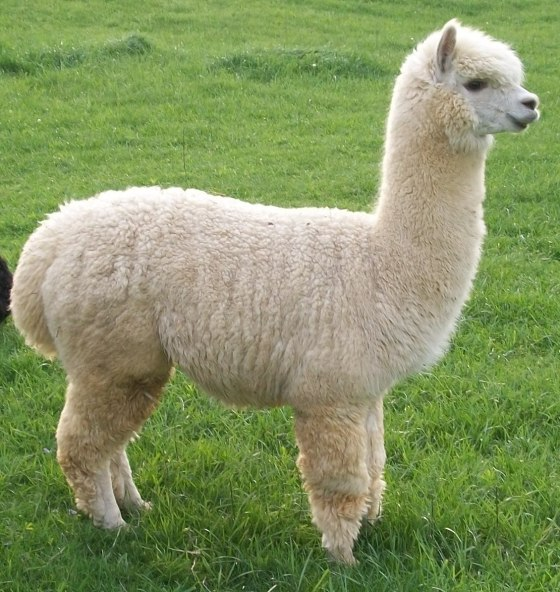
#> input picture image.jpg, 560 x 592 px
$ python changeColours.py
#> lines starting #> are read from the running program, lines starting #| are printed output that depends on the picture
#> further down, image is the input picture: shape (592, 560, 3); mean B, G, R 97.8, 148, 132.4
import cv2

# A simple image display
def displayImage(name, image):
    cv2.imshow(name, image)
    pass

# Convert to grayscale using OpenCV 3.0
# Convert Color method
def toGrayScale(image):
    image_grayscale = cv2.cvtColor(image, cv2.COLOR_BGR2GRAY)
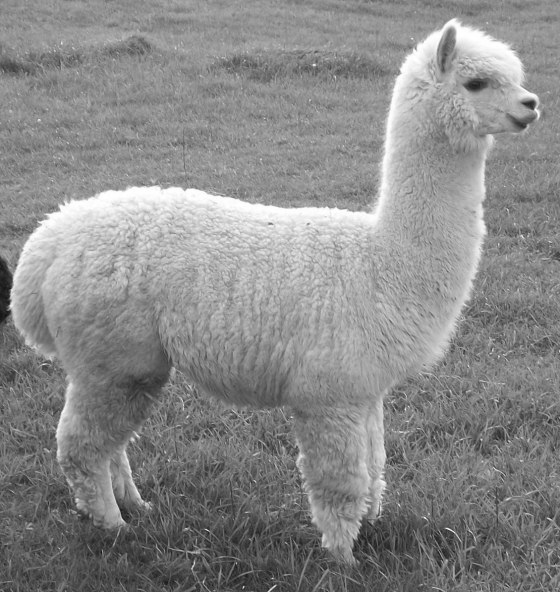
#> image_grayscale: shape (592, 560); min 17, max 255, mean 137.6
    return image_grayscale

# Convert to sepia using manual linear filter
def toSepia(image):
    # Read image width, heigth and colour channels
    i,  j, k = image.shape
#> i = 592; j = 560; k = 3
    # Copy image to new variable
    image_sepia = image
    # Iterate over every pixel
    for x in range(i):
        for y in range(j):
            # Filter red, green and blue with values that represent colours
            # In range of sepia
            R = image[x, y, 2] * 0.393 + image[x, y, 1] * \
                0.769 + image[x, y, 0] * 0.189
            G = image[x, y, 2] * 0.349 + image[x, y, 1] * \
                0.686 + image[x, y, 0] * 0.168
            B = image[x, y, 2] * 0.272 + image[x, y, 1] * \
                0.534 + image[x, y, 0] * 0.131

            # Check if colours are in range [0, 255]
            if R > 255:
                image_sepia[x, y, 2] = 255
            else:
                image_sepia[x, y, 2] = R
            if G > 255:
                image_sepia[x, y, 1] = 255
            else:
                image_sepia[x, y, 1] = G
            if B > 255:
                image_sepia[x, y, 0] = 255
            else:
                image_sepia[x, y, 0] = B
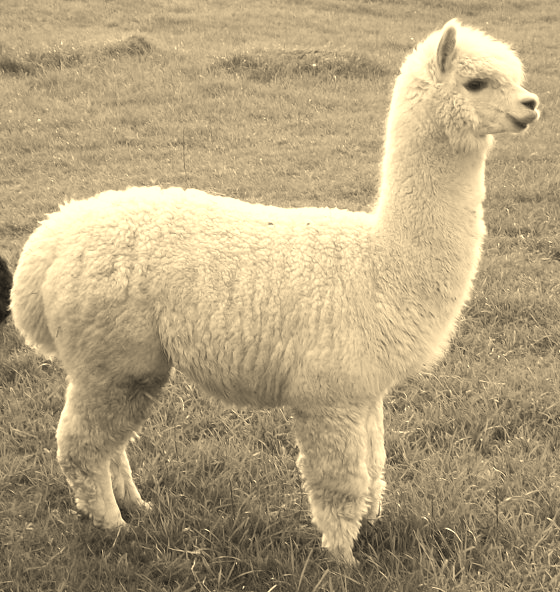
#> image_sepia: shape (592, 560, 3); mean B, G, R 127.4, 162.5, 180.5

    # Return converted image
    return image_sepia

# Convert to genative using color subtraction
def toNegative(image):
    imageNegative = (255-image)
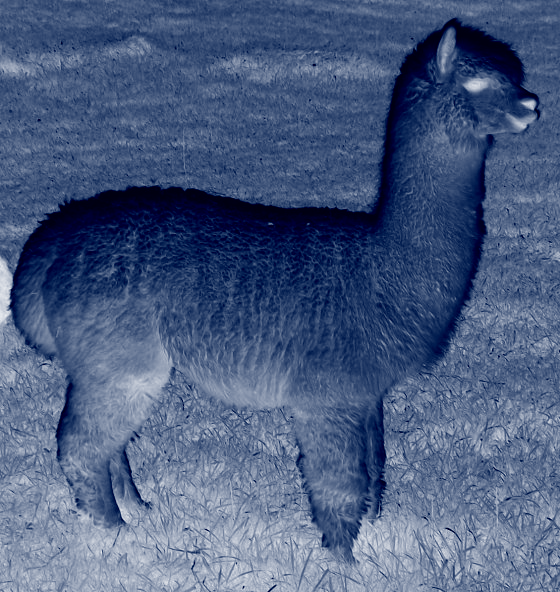
#> imageNegative: shape (592, 560, 3); mean B, G, R 127.6, 92.5, 74.5
    return imageNegative


# Load image
image = cv2.imread('image.jpg')

# Show original
displayImage('Alpacas are cool!', image)
cv2.waitKey(0)

# Show grayscale
print('Converting to grayscale...')
displayImage('Alpacas are cool!', toGrayScale(image))
cv2.waitKey(0)

# Show sepia
print('Converting to sepia...')
displayImage('Alpacas are cool!', toSepia(image))
cv2.waitKey(0)

# Show negative
print('Converting to negative...')
displayImage('Alpacas are cool!', toNegative(image))
cv2.waitKey(0)

# End
cv2.destroyAllWindows()
